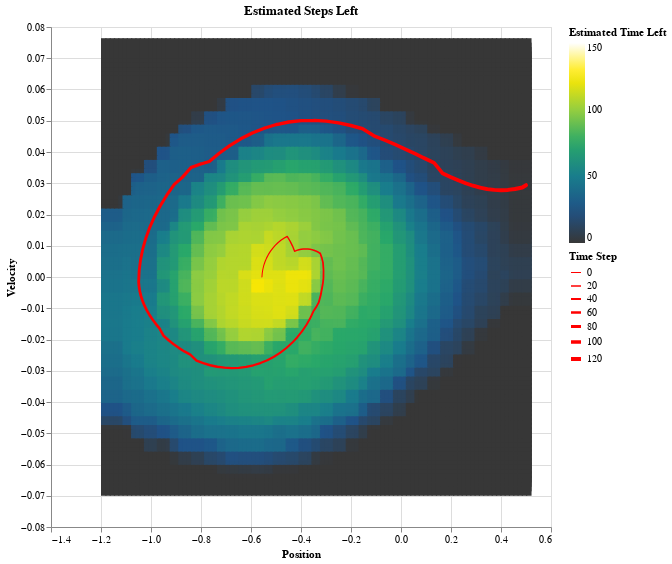

This figure's notebook cell:
### Markdown cell above
## Plot Final Estimated Time Left and the last episode state-space path through it. 

Estimated Time Left is the same as "cost to go" in the book.

### Code cell
mountain_car.plot_est_time_left(episode_trail_plot=-1)

### Figure 1 — Vega-Lite specification as saved in the notebook (floating-point values rounded to 4 significant figures; data arrays with more than 128 entries replaced by an {"elided": "..."} marker saying what was removed)
{"config": {"view": {"continuousWidth": 400, "continuousHeight": 300}}, "layer": [{"data": {"name": "data-fd19a762a1ae3464b75ce3f6296dd4d4"}, "mark": {"type": "rect", "color": "None", "shape": "square"}, "encoding": {"fill": {"field": "est_time_left", "scale": {"clamp": true, "domain": [0, 150], "scheme": "darkmulti"}, "title": "Estimated Time Left", "type": "quantitative"}, "x": {"field": "pos", "scale": {"domain": [-1.22, 0.52]}, "title": "Position", "type": "quantitative"}, "x2": {"field": "pos2"}, "y": {"field": "vel", "scale": {"domain": [-0.08, 0.08]}, "title": "Velocity", "type": "quantitative"}, "y2": {"field": "vel2"}}, "height": 500, "title": "Estimated Steps Left", "width": 500}, {"data": {"name": "data-a68d390dcf84527f4e1dfe656079e24a"}, "mark": {"type": "trail", "color": "red"}, "encoding": {"order": {"field": "index", "type": "quantitative"}, "size": {"field": "index", "title": "Time Step", "type": "quantitative"}, "x": {"field": "pos", "type": "quantitative"}, "y": {"field": "vel", "type": "quantitative"}}}], "$schema": "https://vega.github.io/schema/vega-lite/v4.17.0.json", "datasets": {"data-fd19a762a1ae3464b75ce3f6296dd4d4": {"elided": "10000 records"}, "data-a68d390dcf84527f4e1dfe656079e24a": [{"index": 0, "vel": 0.0, "pos": -0.5563, "episode": 499}, {"index": 1, "vel": 0.001245, "pos": -0.555, "episode": 499}, {"index": 2, "vel": 0.00248, "pos": -0.5525, "episode": 499}, {"index": 3, "vel": 0.003697, "pos": -0.5488, "episode": 499}, {"index": 4, "vel": 0.004886, "pos": -0.544, "episode": 499}, {"index": 5, "vel": 0.006039, "pos": -0.5379, "episode": 499}, {"index": 6, "vel": 0.007146, "pos": -0.5308, "episode": 499}, {"index": 7, "vel": 0.0082, "pos": -0.5226, "episode": 499}, {"index": 8, "vel": 0.009192, "pos": -0.5134, "episode": 499}, {"index": 9, "vel": 0.01012, "pos": -0.5033, "episode": 499}, {"index": 10, "vel": 0.01096, "pos": -0.4923, "episode": 499}, {"index": 11, "vel": 0.01173, "pos": -0.4806, "episode": 499}, {"index": 12, "vel": 0.01241, "pos": -0.4682, "episode": 499}, {"index": 13, "vel": 0.01299, "pos": -0.4552, "episode": 499}, {"index": 14, "vel": 0.01148, "pos": -0.4437, "episode": 499}, {"index": 15, "vel": 0.00989, "pos": -0.4338, "episode": 499}, {"index": 16, "vel": 0.008225, "pos": -0.4256, "episode": 499}, {"index": 17, "vel": 0.0085, "pos": -0.4171, "episode": 499}, {"index": 18, "vel": 0.008715, "pos": -0.4084, "episode": 499}, {"index": 19, "vel": 0.008867, "pos": -0.3995, "episode": 499}, {"index": 20, "vel": 0.008958, "pos": -0.3905, "episode": 499}, {"index": 21, "vel": 0.008986, "pos": -0.3816, "episode": 499}, {"index": 22, "vel": 0.008953, "pos": -0.3726, "episode": 499}, {"index": 23, "vel": 0.008859, "pos": -0.3637, "episode": 499}, {"index": 24, "vel": 0.008705, "pos": -0.355, "episode": 499}, {"index": 25, "vel": 0.008494, "pos": -0.3465, "episode": 499}, {"index": 26, "vel": 0.008228, "pos": -0.3383, "episode": 499}, {"index": 27, "vel": 0.007909, "pos": -0.3304, "episode": 499}, {"index": 28, "vel": 0.00754, "pos": -0.3229, "episode": 499}, {"index": 29, "vel": 0.006123, "pos": -0.3167, "episode": 499}, {"index": 30, "vel": 0.00467, "pos": -0.3121, "episode": 499}, {"index": 31, "vel": 0.002187, "pos": -0.3099, "episode": 499}, {"index": 32, "vel": -0.0003078, "pos": -0.3102, "episode": 499}, {"index": 33, "vel": -0.001801, "pos": -0.312, "episode": 499}, {"index": 34, "vel": -0.003284, "pos": -0.3153, "episode": 499}, {"index": 35, "vel": -0.005746, "pos": -0.321, "episode": 499}, {"index": 36, "vel": -0.008174, "pos": -0.3292, "episode": 499}, {"index": 37, "vel": -0.009551, "pos": -0.3387, "episode": 499}, {"index": 38, "vel": -0.01087, "pos": -0.3496, "episode": 499}, {"index": 39, "vel": -0.01311, "pos": -0.3627, "episode": 499}, {"index": 40, "vel": -0.01527, "pos": -0.378, "episode": 499}, {"index": 41, "vel": -0.01733, "pos": -0.3953, "episode": 499}, {"index": 42, "vel": -0.01927, "pos": -0.4146, "episode": 499}, {"index": 43, "vel": -0.02107, "pos": -0.4357, "episode": 499}, {"index": 44, "vel": -0.02272, "pos": -0.4584, "episode": 499}, {"index": 45, "vel": -0.02421, "pos": -0.4826, "episode": 499}, {"index": 46, "vel": -0.02552, "pos": -0.5081, "episode": 499}, {"index": 47, "vel": -0.02663, "pos": -0.5348, "episode": 499}, {"index": 48, "vel": -0.02755, "pos": -0.5623, "episode": 499}, {"index": 49, "vel": -0.02826, "pos": -0.5906, "episode": 499}, {"index": 50, "vel": -0.02876, "pos": -0.6193, "episode": 499}, {"index": 51, "vel": -0.02905, "pos": -0.6484, "episode": 499}, {"index": 52, "vel": -0.02914, "pos": -0.6775, "episode": 499}, {"index": 53, "vel": -0.02902, "pos": -0.7065, "episode": 499}, {"index": 54, "vel": -0.02872, "pos": -0.7353, "episode": 499}, {"index": 55, "vel": -0.02824, "pos": -0.7635, "episode": 499}, {"index": 56, "vel": -0.02759, "pos": -0.7911, "episode": 499}, {"index": 57, "vel": -0.02679, "pos": -0.8179, "episode": 499}, {"index": 58, "vel": -0.02486, "pos": -0.8427, "episode": 499}, {"index": 59, "vel": -0.02382, "pos": -0.8666, "episode": 499}, {"index": 60, "vel": -0.02267, "pos": -0.8892, "episode": 499}, {"index": 61, "vel": -0.02145, "pos": -0.9107, "episode": 499}, {"index": 62, "vel": -0.02016, "pos": -0.9308, "episode": 499}, {"index": 63, "vel": -0.01881, "pos": -0.9496, "episode": 499}, {"index": 64, "vel": -0.01641, "pos": -0.9661, "episode": 499}, {"index": 65, "vel": -0.01499, "pos": -0.9811, "episode": 499}, {"index": 66, "vel": -0.01354, "pos": -0.9946, "episode": 499}, {"index": 67, "vel": -0.01207, "pos": -1.007, "episode": 499}, {"index": 68, "vel": -0.01059, "pos": -1.017, "episode": 499}, {"index": 69, "vel": -0.009096, "pos": -1.026, "episode": 499}, {"index": 70, "vel": -0.007601, "pos": -1.034, "episode": 499}, {"index": 71, "vel": -0.006103, "pos": -1.04, "episode": 499}, {"index": 72, "vel": -0.004603, "pos": -1.045, "episode": 499}, {"index": 73, "vel": -0.003103, "pos": -1.048, "episode": 499}, {"index": 74, "vel": -0.001603, "pos": -1.049, "episode": 499}, {"index": 75, "vel": 0.001897, "pos": -1.047, "episode": 499}, {"index": 76, "vel": 0.005397, "pos": -1.042, "episode": 499}, {"index": 77, "vel": 0.008896, "pos": -1.033, "episode": 499}, {"index": 78, "vel": 0.01239, "pos": -1.021, "episode": 499}, {"index": 79, "vel": 0.01589, "pos": -1.005, "episode": 499}, {"index": 80, "vel": 0.01937, "pos": -0.9855, "episode": 499}, {"index": 81, "vel": 0.02282, "pos": -0.9627, "episode": 499}, {"index": 82, "vel": 0.02624, "pos": -0.9364, "episode": 499}, {"index": 83, "vel": 0.02961, "pos": -0.9068, "episode": 499}, {"index": 84, "vel": 0.03189, "pos": -0.875, "episode": 499}, {"index": 85, "vel": 0.03506, "pos": -0.8399, "episode": 499}, {"index": 86, "vel": 0.03609, "pos": -0.8038, "episode": 499}, {"index": 87, "vel": 0.03696, "pos": -0.7668, "episode": 499}, {"index": 88, "vel": 0.03962, "pos": -0.7272, "episode": 499}, {"index": 89, "vel": 0.04206, "pos": -0.6852, "episode": 499}, {"index": 90, "vel": 0.04422, "pos": -0.6409, "episode": 499}, {"index": 91, "vel": 0.04608, "pos": -0.5949, "episode": 499}, {"index": 92, "vel": 0.04761, "pos": -0.5472, "episode": 499}, {"index": 93, "vel": 0.04879, "pos": -0.4984, "episode": 499}, {"index": 94, "vel": 0.0496, "pos": -0.4488, "episode": 499}, {"index": 95, "vel": 0.05005, "pos": -0.3988, "episode": 499}, {"index": 96, "vel": 0.05013, "pos": -0.3487, "episode": 499}, {"index": 97, "vel": 0.04988, "pos": -0.2988, "episode": 499}, {"index": 98, "vel": 0.04932, "pos": -0.2495, "episode": 499}, {"index": 99, "vel": 0.04849, "pos": -0.201, "episode": 499}, {"index": 100, "vel": 0.04743, "pos": -0.1536, "episode": 499}, {"index": 101, "vel": 0.04519, "pos": -0.1084, "episode": 499}, {"index": 102, "vel": 0.04382, "pos": -0.06454, "episode": 499}, {"index": 103, "vel": 0.04237, "pos": -0.02218, "episode": 499}, {"index": 104, "vel": 0.04087, "pos": 0.01869, "episode": 499}, {"index": 105, "vel": 0.03938, "pos": 0.05807, "episode": 499}, {"index": 106, "vel": 0.03791, "pos": 0.09598, "episode": 499}, {"index": 107, "vel": 0.03652, "pos": 0.1325, "episode": 499}, {"index": 108, "vel": 0.03321, "pos": 0.1657, "episode": 499}, {"index": 109, "vel": 0.03201, "pos": 0.1977, "episode": 499}, {"index": 110, "vel": 0.03094, "pos": 0.2287, "episode": 499}, {"index": 111, "vel": 0.03001, "pos": 0.2587, "episode": 499}, {"index": 112, "vel": 0.02922, "pos": 0.2879, "episode": 499}, {"index": 113, "vel": 0.0286, "pos": 0.3165, "episode": 499}, {"index": 114, "vel": 0.02814, "pos": 0.3446, "episode": 499}, {"index": 115, "vel": 0.02786, "pos": 0.3725, "episode": 499}, {"index": 116, "vel": 0.02777, "pos": 0.4003, "episode": 499}, {"index": 117, "vel": 0.02787, "pos": 0.4281, "episode": 499}, {"index": 118, "vel": 0.02816, "pos": 0.4563, "episode": 499}, {"index": 119, "vel": 0.02866, "pos": 0.4849, "episode": 499}, {"index": 120, "vel": 0.02937, "pos": 0.5, "episode": 499}]}}
